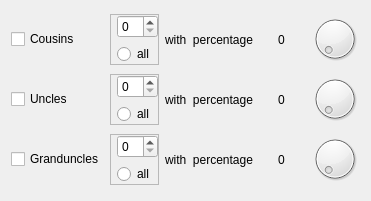
        <widget class="QWidget" name="gridLayoutWidget_9">
         <property name="geometry">
          <rect>
           <x>420</x>
           <y>370</y>
           <width>371</width>
           <height>201</height>
          </rect>
         </property>
         <layout class="QGridLayout" name="gridLayout_10">
          <item row="1" column="3" alignment="Qt::AlignHCenter">
           <widget class="QLabel" name="label_72">
            <property name="text">
             <string>0</string>
            </property>
           </widget>
          </item>
          <item row="0" column="3" alignment="Qt::AlignHCenter">
           <widget class="QLabel" name="label_73">
            <property name="text">
             <string>0</string>
            </property>
           </widget>
          </item>
          <item row="0" column="0">
           <widget class="QCheckBox" name="checkBox_28">
            <property name="text">
             <string>Cousins</string>
            </property>
           </widget>
          </item>
          <item row="1" column="4">
           <widget class="QDial" name="dial_29">
            <property name="sizePolicy">
             <sizepolicy hsizetype="Fixed" vsizetype="Minimum">
              <horstretch>1</horstretch>
              <verstretch>1</verstretch>
             </sizepolicy>
            </property>
            <property name="maximumSize">
             <size>
              <width>50</width>
              <height>50</height>
             </size>
            </property>
           </widget>
          </item>
          <item row="0" column="2">
           <widget class="QLabel" name="label_74">
            <property name="text">
             <string>with  percentage</string>
            </property>
           </widget>
          </item>
          <item row="0" column="4">
           <widget class="QDial" name="dial_30">
            <property name="sizePolicy">
             <sizepolicy hsizetype="Fixed" vsizetype="Minimum">
              <horstretch>1</horstretch>
              <verstretch>1</verstretch>
             </sizepolicy>
            </property>
            <property name="maximumSize">
             <size>
              <width>50</width>
              <height>50</height>
             </size>
            </property>
           </widget>
          </item>
          <item row="1" column="2">
           <widget class="QLabel" name="label_75">
            <property name="text">
             <string>with  percentage</string>
            </property>
           </widget>
          </item>
          <item row="1" column="0">
           <widget class="QCheckBox" name="checkBox_29">
            <property name="text">
             <string>Uncles</string>
            </property>
           </widget>
          </item>
          <item row="0" column="1">
           <widget class="QFrame" name="frame_25">
            <property name="frameShape">
             <enum>QFrame::StyledPanel</enum>
            </property>
            <property name="frameShadow">
             <enum>QFrame::Raised</enum>
            </property>
            <layout class="QVBoxLayout" name="verticalLayout_34">
             <property name="leftMargin">
              <number>6</number>
             </property>
             <property name="topMargin">
              <number>0</number>
             </property>
             <property name="rightMargin">
              <number>0</number>
             </property>
             <property name="bottomMargin">
              <number>0</number>
             </property>
             <item>
              <widget class="QSpinBox" name="spinBox_25">
               <property name="sizePolicy">
                <sizepolicy hsizetype="Fixed" vsizetype="Fixed">
                 <horstretch>0</horstretch>
                 <verstretch>0</verstretch>
                </sizepolicy>
               </property>
              </widget>
             </item>
             <item>
              <widget class="QRadioButton" name="radioButton_25">
               <property name="text">
                <string>all</string>
               </property>
              </widget>
             </item>
            </layout>
           </widget>
          </item>
          <item row="1" column="1">
           <widget class="QFrame" name="frame_26">
            <property name="frameShape">
             <enum>QFrame::StyledPanel</enum>
            </property>
            <property name="frameShadow">
             <enum>QFrame::Raised</enum>
            </property>
            <layout class="QVBoxLayout" name="verticalLayout_35">
             <property name="leftMargin">
              <number>6</number>
             </property>
             <property name="topMargin">
              <number>0</number>
             </property>
             <property name="rightMargin">
              <number>0</number>
             </property>
             <property name="bottomMargin">
              <number>0</number>
             </property>
             <item>
              <widget class="QSpinBox" name="spinBox_26">
               <property name="sizePolicy">
                <sizepolicy hsizetype="Fixed" vsizetype="Fixed">
                 <horstretch>0</horstretch>
                 <verstretch>0</verstretch>
                </sizepolicy>
               </property>
              </widget>
             </item>
             <item>
              <widget class="QRadioButton" name="radioButton_26">
               <property name="text">
                <string>all</string>
               </property>
              </widget>
             </item>
            </layout>
           </widget>
          </item>
          <item row="2" column="0">
           <widget class="QCheckBox" name="checkBox_30">
            <property name="text">
             <string>Granduncles</string>
            </property>
           </widget>
          </item>
          <item row="2" column="1">
           <widget class="QFrame" name="frame_27">
            <property name="frameShape">
             <enum>QFrame::StyledPanel</enum>
            </property>
            <property name="frameShadow">
             <enum>QFrame::Raised</enum>
            </property>
            <layout class="QVBoxLayout" name="verticalLayout_36">
             <property name="leftMargin">
              <number>6</number>
             </property>
             <property name="topMargin">
              <number>0</number>
             </property>
             <property name="rightMargin">
              <number>0</number>
             </property>
             <property name="bottomMargin">
              <number>0</number>
             </property>
             <item>
              <widget class="QSpinBox" name="spinBox_27">
               <property name="sizePolicy">
                <sizepolicy hsizetype="Fixed" vsizetype="Fixed">
                 <horstretch>0</horstretch>
                 <verstretch>0</verstretch>
                </sizepolicy>
               </property>
              </widget>
             </item>
             <item>
              <widget class="QRadioButton" name="radioButton_27">
               <property name="text">
                <string>all</string>
               </property>
              </widget>
             </item>
            </layout>
           </widget>
          </item>
          <item row="2" column="2">
           <widget class="QLabel" name="label_76">
            <property name="text">
             <string>with  percentage</string>
            </property>
           </widget>
          </item>
          <item row="2" column="3" alignment="Qt::AlignHCenter">
           <widget class="QLabel" name="label_77">
            <property name="text">
             <string>0</string>
            </property>
           </widget>
          </item>
          <item row="2" column="4">
           <widget class="QDial" name="dial_31">
            <property name="sizePolicy">
             <sizepolicy hsizetype="Fixed" vsizetype="Minimum">
              <horstretch>1</horstretch>
              <verstretch>1</verstretch>
             </sizepolicy>
            </property>
            <property name="maximumSize">
             <size>
              <width>50</width>
              <height>50</height>
             </size>
            </property>
           </widget>
          </item>
         </layout>
        </widget>
